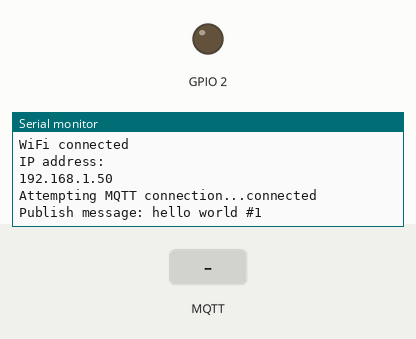
Simulated run of this sketch. Board: ESP8266 (NodeMCU). Parts: output pins drawn as LEDs (lit = HIGH), the last lines printed to the serial monitor. Inputs (shaded band) come from the test bench. WiFi joins after 1.5 s; servers stay silent unless stated; random numbers use the default seed unless the sketch sets one; no MQTT or app messages arrive unless stated.

Above: at 2.7 s.
2.8 s: MQTT message "1" arrives on the first subscribed topic
At 3.5 s:
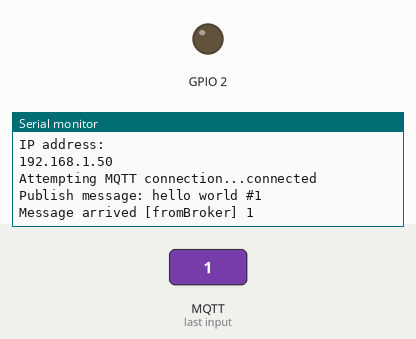
4.3 s: MQTT message "on" arrives on the first subscribed topic
At 4.6 s:
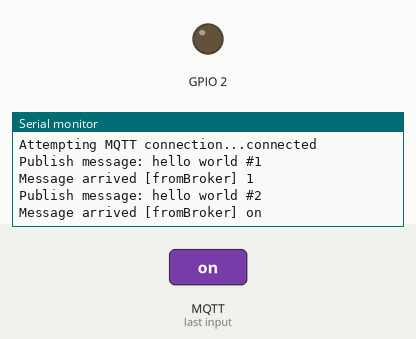
5.8 s: MQTT message "off" arrives on the first subscribed topic
At 5.96 s:
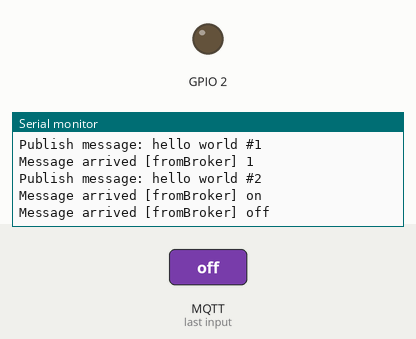
Timing chart, 0 to 8.8 s (numbered marks = the images above; inputs shaded):
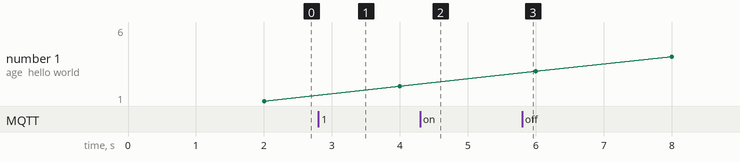

Measured:
- after the input at 2.8 s, the serial monitor: prints a new line at once (image 1)
- after the input at 4.3 s, the serial monitor: prints a new line at once (image 2)
- after the input at 5.8 s, the serial monitor: prints a new line at once (image 3)

The sketch:

clientmqtt.ino
```cpp
#include <ESP8266WiFi.h>
#include <PubSubClient.h>

// Update these with values suitable for your network.

const char* ssid = "street_no_vale2";
const char* password = "jjjjjjjj";
//const char* mqtt_server = "10.0.1.100";
const char* mqtt_server = "sitebuilt.net";
//const char* mqtt_server = "10.0.1.229";
//const char* mqtt_server = "services.sitebuilt.net/geniot/mqtt";
//const int port = 2002;
// const char* mqtt_server = "broker.hivemq.com";
//const int port = 1883;
const int port = 2002;

WiFiClient espClient;
PubSubClient client(espClient);
long lastMsg = 0;
char msg[50];
int value = 0;

void setup_wifi() {

  delay(10);
  // We start by connecting to a WiFi network
  Serial.println();
  Serial.print("Connecting to ");
  Serial.println(ssid);

  WiFi.begin(ssid, password);

  while (WiFi.status() != WL_CONNECTED) {
    delay(500);
    Serial.print(".");
  }

  randomSeed(micros());

  Serial.println("");
  Serial.println("WiFi connected");
  Serial.println("IP address: ");
  Serial.println(WiFi.localIP());
}

void callback(char* topic, byte* payload, unsigned int length) {
  Serial.print("Message arrived [");
  Serial.print(topic);
  Serial.print("] ");
  for (int i = 0; i < length; i++) {
    Serial.print((char)payload[i]);
  }
  Serial.println();
}

void reconnect() {
  // Loop until we're reconnected
  while (!client.connected()) {
    Serial.print("Attempting MQTT connection...");
    // Create a random client ID
    String clientId = "ESP8266Client-";
    clientId += String(random(0xffff), HEX);
    // Attempt to connect
    if (client.connect(clientId.c_str())) {
      Serial.println("connected");
      // Once connected, publish an announcement...
      client.publish("fromDevice", "hello world");
      // ... and resubscribe
      client.subscribe("fromBroker");
      client.subscribe("fromBrowser");
    } else {
      Serial.print("failed, rc=");
      Serial.print(client.state());
      Serial.println(" try again in 5 seconds");
      // Wait 5 seconds before retrying
      delay(5000);
    }
  }
}

void setup() {
  pinMode(BUILTIN_LED, OUTPUT);     // Initialize the BUILTIN_LED pin as an output
  Serial.begin(115200);
  setup_wifi();
  client.setServer(mqtt_server, port);
  client.setCallback(callback);
}

void loop() {

  if (!client.connected()) {
    reconnect();
  }
  client.loop();

  long now = millis();
  if (now - lastMsg > 2000) {
    lastMsg = now;
    ++value;
    snprintf (msg, 75, "hello world #%ld", value);
    Serial.print("Publish message: ");
    Serial.println(msg);
    client.publish("fromDevice", msg);
  }
}
```
